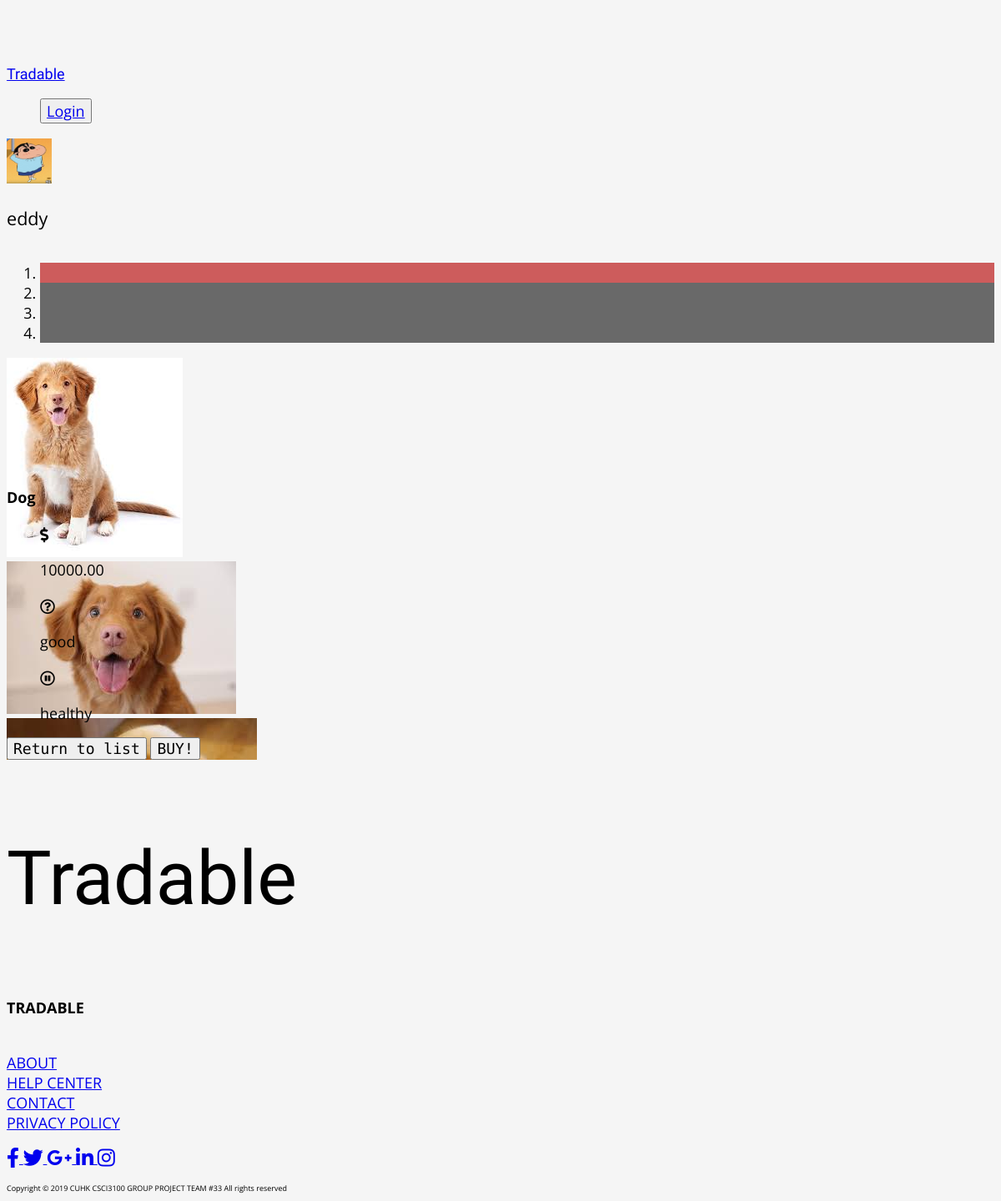
Page /items/44/ on the earlier database version.
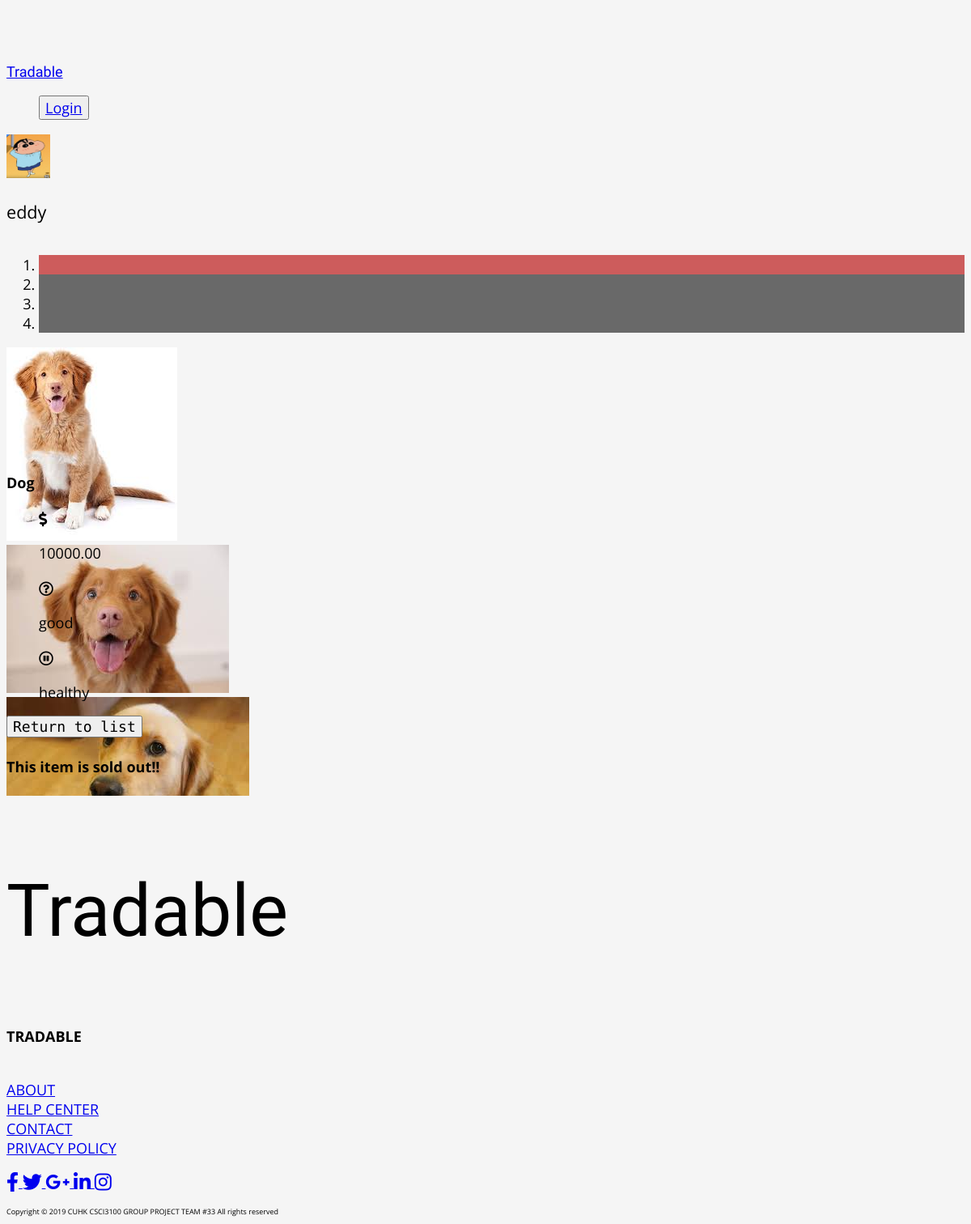
Same page on the later database version.
### items/models.py (models this page shows, shortened)
class Item(models.Model):
    name = models.CharField(max_length=100, default=None, null=False)
    description = models.TextField(default=None, null=False)
    price = models.DecimalField(decimal_places=2, max_digits=10000, default=None, null=False)
    condition = models.TextField(default=None, null=False)
    createdDateTime = models.DateTimeField(default=timezone.now)
    seller = models.ForeignKey(User, blank=True, null=True, on_delete=models.CASCADE)
    displayPhoto = models.ImageField(upload_to='item_pics', blank=False, null=True)
    isSoldOut = models.BooleanField(default=False)

class DescriptionPhoto(models.Model):
    item = models.ForeignKey(Item, on_delete=models.CASCADE)
    photo = models.ImageField(upload_to='item_pics', blank=True, null=True)

### users/models.py (models this page shows, shortened)
class Profile(models.Model):
    user = models.OneToOneField(User, on_delete=models.CASCADE)
    image = models.ImageField(default='default.jpg', upload_to='profile_pics')

### items/views.py (the view, shortened to what this page needs)
# urls.py: path('<int:item_id>/', item_dynamic_lookup_view, name='lookupitem'),
def item_dynamic_lookup_view(request, item_id, *args, **kwargs):
    obj = get_object_or_404(Item, id=item_id)
    photo = DescriptionPhoto.objects.select_related().filter(item=item_id)
    context = {
        "object": obj,
        "photo": photo
    }
    return render(request, "item/lookup.html", context)

### items/templates/item/lookup.html (shortened to what this page needs)
{% extends 'base.html' %}
{% block content %}
<div class="row container mx-auto justify-content-center" id="parents" style="overflow:hidden;">
    <div class="card bg-light border-secondary col-lg-4 col-md-5 col-10 p-0 m-3 mx-3">
        <div class="card-body p-0 m-0 ">
            <div class="container-fluid d-flex d-inline-flex mt-2 mb-3">
                <img src="{{ object.seller.profile.image.url }}" class="icon img-thumbnail rounded-circle p-0 " style="width:3rem; height:3rem;">
                <p id="sellername" class="card-text ml-1 pl-1 my-auto col-xl-8 col-7" style="font-size: 1.2rem;" >{{ object.seller }}</p>
            </div>
            <div id="photoslideshow" class="carousel slide w-100 p-0 d-flex align-items-center bg-light my-auto " style="overflow:hidden;" data-ride="carousel">
                <ol class="carousel-indicators">
                    <li data-target="#photoslideshow" data-slide-to="0" class="active"></li>
                    {% for pic in photo.all%}
                    <li data-target="#photoslideshow" data-slide-to="{{forloop.counter}}"></li>
                    {% endfor %}
                </ol>
                <div class="carousel-inner "style="overflow:hidden;" >
                    <div class="carousel-item active ">
                        <img src="{{ object.displayPhoto.url }}" class="carousel-image d-block w-100 " alt="Image Not Found">
                    </div>
                    {% for pic in photo.all %}
                        <div class="carousel-item">
                            <img src="{{ pic.photo.url }}" class="carousel-image  d-block w-100 " alt="Image Not Found">
                        </div>
                    {% endfor %}
                </div>
            </div>
        </div>
    </div>
    <div class="card bg-light border-secondary col-lg-4 col-md-5 col-10 p-0 mt-md-3 mt-2 mb-3 mx-3">
        <div clas="card-body">
            <h3 class="border-bottom text-left p-1">{{object.name}}</h3>
            <div class="container-fluid ">
                <ul class="pl-0" style="overflow:hidden;">
                    <li><div class="d-flex d-inline-flex"><i class="item-icon fas fa-dollar-sign px-1"></i><p class="card-text my-auto ml-1">{{ object.price }}</p></div></li>
                    <li><div class="d-flex d-inline-flex"><i class="item-icon far fa-question-circle"></i><p class="card-text my-auto ml-1">{{ object.description }}</p></div></li>
                    <li><div class="d-flex d-inline-flex"><i class="item-icon far fa-pause-circle" ></i><p class="card-text my-auto ml-1">{{object.condition}}</p></div></li>
                </ul>
            </div>
            <div class="col d-flex justify-content-center d-flex align-items-end">
                <form class="d-flex mb-0" action="" method="post">{% csrf_token %}
                    <button type="submit" button class="col btn btn-secondary " name="back" value="back">Return to list</button>
                    {% if object.isSoldOut != True %}
                    <button type="submit" button class="col btn btn-secondary " name="seller" value="{{ object.seller }}">BUY!</button>
                    {% else %}
                    <h4>This item is sold out!!</h4>
                    {% endif %}
                </form>
            </div>
        </div>
    </div>
</div>
{% endblock %}

### templates/base.html (shortened to what this page needs)
{% load static %}
<!doctype html>
<html lang="en">
<head>
    <link rel="stylesheet" href="https://unpkg.com/bootstrap-material-design@4.1.1/dist/css/bootstrap-material-design.min.css">
	<link rel="stylesheet" href="https://use.fontawesome.com/releases/v5.8.1/css/all.css">
</head>
<body>
<br id="belowNav">
	<nav class="ml-auto row mb-2 navbar navbar-default navbar-dark bg-dark fixed-top py-0">
			<a class="mr-auto navbar-brand mx-2 px-2" style="font-family: 'Kaushan Script', cursive;" href="{% url "home" %}">Tradable</a>
			<div class="navbar-nav" >
				<ul class="ml-auto d-flex flex-row navbar-nav">
					{% if user.is_authenticated %}
						<li class="nav-item btn btn-secondary btn-small p-0 m-0 d-block d-sm-none"><a class="nav-link " href="{% url "messages:message" %}"><i class="fab fa-facebook-messenger navicon"></i></a></li>
						<li class="nav-item btn btn-secondary btn-small p-0 m-0 d-block d-sm-none"><a class="nav-link " href="{% url "profile" %}"><i class="far fa-user navicon"></i></a></li>
						<li class="nav-item btn btn-secondary btn-small p-0 m-0 d-block d-sm-none"><a class="nav-link " href="{% url "logout" %}"><i class="fas fa-sign-out-alt navicon"></i></a></li>
						<li class="nav-item btn btn-secondary btn-small p-0 m-0 d-none d-sm-block"><a class="nav-link " href="{% url "messages:message" %}">Message</a></li>
						<li class="nav-item btn btn-secondary btn-small p-0 m-0 d-none d-sm-block"><a class="nav-link " href="{% url "profile" %}">MyProfile</a></li>
						<li class="nav-item btn btn-secondary btn-small p-0 m-0 d-none d-sm-block"><a class="nav-link " href="{% url "logout" %}">SignOut</a></li>
					{% else %}
						<li class="nav-item">
							<button class="btn btn-secondary my-0 p-0" type="button">
								<a class="nav-link" href="{% url "login" %}">Login</a>
							</button>
						</li>
					{% endif %}
				</ul>
			</div>
	</nav>
	{% block content %}
	{% endblock %}
	<div class="container-fluid row justify-content-center bg-white text-secondary text-center m-0">
		<div class="row col-12 my-5" >
			<div class="col-md d-flex justify-content-center">
				<p class="brand-logo m-0">Tradable<p>
			</div>
			<div class="col-md col-12 text-left">
				<div class="d-flex justify-content-center">
					<div>
						<div class="font-weight-light">
							<h6>TRADABLE</h6>
							<a href="{% url "about"%}">ABOUT</a><br>
							<a href="{% url "help"%}">HELP CENTER</a><br>
							<a href="{% url "contact"%}">CONTACT</a><br>
							<a href="{% url "privacy"%}">PRIVACY POLICY</a><br>
						</div>
					</div>
				</div>
			</div>
		</div>
		<div class="col-12" >
			<p class="footericon mt-2">
				<a class="fb-ic" href="https://www.facebook.com/404.html">
				<i class="fab fa-facebook-f fa-lg white-text mr-3 "></i>
				</a>
				<a class="tw-ic" href="https://twitter.com/404.html">
				<i class="fab fa-twitter fa-lg white-text mr-3"></i>
				</a>
				<a class="gplus-ic" href="https://google.com/tradable">
				<i class="fab fa-google-plus-g fa-lg white-text mr-3 "></i>
				</a>
				<a class="li-ic" href="https://www.linkedin.com/">
				<i class="fab fa-linkedin-in fa-lg white-text mr-3" ></i>
				</a>
				<a class="ins-ic" href="https://www.instagram.com/404.html/">
				<i class="fab fa-instagram fa-lg white-text mr-3" ></i>
				</a>
			</p>
			<p  style="font-size: 0.5rem;">Copyright © 2019 CUHK CSCI3100 GROUP PROJECT TEAM #33 All rights reserved</p>
		</div>
	</div>
</body>
</html>

### templates/base.html (style rules this page uses)
* { font-family: 'Open Sans', sans-serif; font-size: 18px; }
*, *:before, *:after { box-sizing: border-box; }
body { background: whitesmoke; padding-top: 44.25px; }
.btn-secondary { font-family: 'Roboto Mono', monospace; }
.navbar-nav { margin-right: 20px; }
.brand-logo { font-family: 'Kaushan Script', cursive; font-size: 5rem; }

### items/templates/item/lookup.html (style rules this page uses)
.carousel-inner > .carousel-item > img { margin:auto; }
.carousel-indicators li { background-color: DimGray ; }
.carousel-indicators .active { background-color: IndianRed ; }
ul { list-style-type: none; }
.item-icon { margin-top:0.3rem; }
.card { max-height: 50vh; }
ul { max-height: 30vh; }

Differences in the rows shown:
changed Item "Dog": isSoldOut False → True (drawn)
Other differences:
text no longer shown: "BUY!"
text now shown: "This item is sold out!!"
